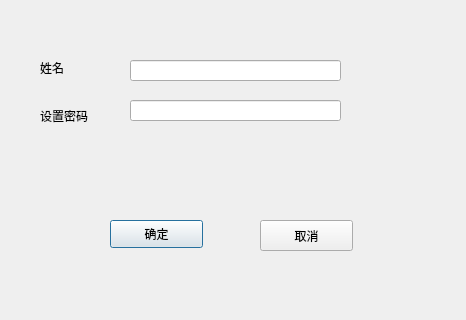
<?xml version="1.0" encoding="UTF-8"?>
<ui version="4.0">
 <class>addman</class>
 <widget class="QDialog" name="addman">
  <property name="geometry">
   <rect>
    <x>0</x>
    <y>0</y>
    <width>466</width>
    <height>320</height>
   </rect>
  </property>
  <property name="windowTitle">
   <string>Dialog</string>
  </property>
  <widget class="QLabel" name="label">
   <property name="geometry">
    <rect>
     <x>40</x>
     <y>100</y>
     <width>91</width>
     <height>31</height>
    </rect>
   </property>
   <property name="text">
    <string>设置密码</string>
   </property>
  </widget>
  <widget class="QLineEdit" name="pas">
   <property name="geometry">
    <rect>
     <x>130</x>
     <y>100</y>
     <width>211</width>
     <height>21</height>
    </rect>
   </property>
  </widget>
  <widget class="QPushButton" name="sure">
   <property name="geometry">
    <rect>
     <x>110</x>
     <y>220</y>
     <width>93</width>
     <height>28</height>
    </rect>
   </property>
   <property name="text">
    <string>确定</string>
   </property>
  </widget>
  <widget class="QLabel" name="label_2">
   <property name="geometry">
    <rect>
     <x>40</x>
     <y>60</y>
     <width>72</width>
     <height>15</height>
    </rect>
   </property>
   <property name="text">
    <string>姓名</string>
   </property>
  </widget>
  <widget class="QLineEdit" name="name">
   <property name="geometry">
    <rect>
     <x>130</x>
     <y>60</y>
     <width>211</width>
     <height>21</height>
    </rect>
   </property>
  </widget>
  <widget class="QPushButton" name="pushButton">
   <property name="geometry">
    <rect>
     <x>260</x>
     <y>220</y>
     <width>93</width>
     <height>31</height>
    </rect>
   </property>
   <property name="text">
    <string>取消</string>
   </property>
  </widget>
 </widget>
 <resources/>
 <connections/>
</ui>
